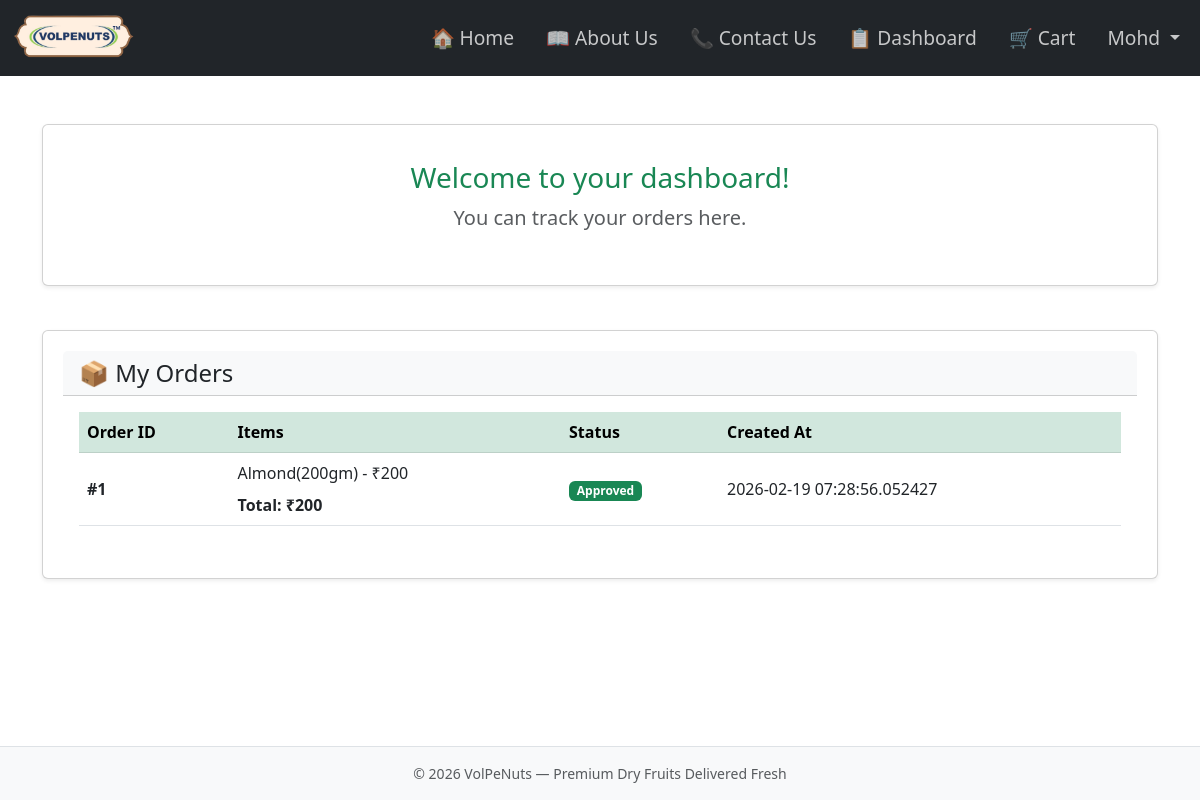
The page /dashboard (signed in) on the database its author committed.
### models.py (models this page shows, shortened)
class Order(db.Model):
    __tablename__ = "orders"
    id = db.Column(db.Integer, primary_key=True)
    user_id = db.Column(db.Integer, nullable=False)
    user_name = db.Column(db.String(100), nullable=False)
    user_address = db.Column(db.String(200), nullable=False)
    phone_number = db.Column(db.String(20), nullable=False)
    items = db.Column(db.JSON, nullable=False) # store cart items as JSON
    status = db.Column(db.String(20), default="Pending") # Pending, Approved, Cancelled
    created_at = db.Column(db.DateTime, default=datetime.utcnow)

### user_routes.py (the view)
@user_bp.route("/dashboard")
def dashboard():
    user_id = session.get("user_id")
    if not session.get("user_logged_in"):
        flash("Please log in first.", "warning")
        return redirect(url_for("user_bp.user_login"))
    orders = Order.query.filter_by(user_id=user_id).order_by(Order.created_at.desc()).all()
    for order in orders:
        order.total_price = sum(int(item["price"]) for item in order.items)
    return render_template("user_dashboard.html", orders=orders)

### app.py (called while the page is built)
@app.context_processor
def inject_cart():
    return inject_cart_count()

### utils.py (called while the page is built)
def inject_cart_count():
    user_id = session.get("user_id")
    cart_key = f"cart_{user_id}" if user_id else "cart"
    cart = session.get(cart_key, [])
    return dict(cart_count=len(cart))

### templates/user_dashboard.html
{% extends "base.html" %}
{% block content %}
<div class="container mt-5">
  <div class="card shadow-sm mb-4 w-100">
    <div class="card-body text-center">
      <h3 class="text-success mb-2">Welcome to your dashboard!</h3>
      <p class="text-muted fs-5">
        You can track your orders here.
      </p>
    </div>
  </div>
  <div class="card shadow-sm w-100">
    <div class="card-header bg-light">
      <h4 class="mb-0">📦 My Orders</h4>
    </div>
    <div class="card-body">
      {% if orders %}
        <div class="table-responsive">
          <table class="table table-hover align-middle">
            <thead class="table-success">
              <tr>
                <th>Order ID</th>
                <th>Items</th>
                <th>Status</th>
                <th>Created At</th>
              </tr>
            </thead>
            <tbody>
              {% for order in orders %}
              <tr>
                <td><strong>#{{ order.id }}</strong></td>
                <td>
                  <ul class="list-unstyled mb-0">
                    {% set total = 0 %}
                    {% for item in order.items %}
                      <li>
                        {{ item.item }}({{ item.weight }}) - ₹{{ item.price }}
                      </li>
                    {% endfor %}
                    <li class="fw-bold mt-2">Total: ₹{{ order.total_price }}</li>
                  </ul>
                </td>
                <td>
                  {% if order.status == "Pending" %}
                    <span class="badge bg-warning text-dark">Pending</span>
                  {% elif order.status == "Approved" %}
                    <span class="badge bg-success">Approved</span>
                  {% else %}
                    <span class="badge bg-danger">Cancelled</span>
                  {% endif %}
                </td>
                <td>{{ order.created_at }}</td>
              </tr>
              {% endfor %}
            </tbody>
          </table>
        </div>
      {% else %}
        <div class="alert alert-info text-center mb-0">
          You have no orders yet.
        </div>
      {% endif %}
    </div>
  </div>
</div>
{% endblock %}

### templates/base.html (shortened to what this page needs)
<!DOCTYPE html>
<html lang="en">
<head>
  <link rel="stylesheet" href="{{ url_for('static', filename='style.css') }}">
  <link href="https://cdn.jsdelivr.net/npm/bootstrap@5.3.0/dist/css/bootstrap.min.css" rel="stylesheet">
</head>
<body class="d-flex flex-column min-vh-100">
  <nav class="navbar navbar-expand-lg navbar-dark bg-dark fixed-top">
  <div class="container-fluid">
    <a class="navbar-brand" href="{{ url_for('index') }}">
      <img src="{{ url_for('static', filename='images/logo_volpenuts.png') }}" alt="VolPeNuts Logo" height="50">
    </a>
    <div class="collapse navbar-collapse" id="navbarNav">
      <ul class="navbar-nav ms-auto d-flex gap-3">
        <li class="nav-item">
          <a class="nav-link" href="{{ url_for('index') }}">🏠 Home</a>
        </li>
        <li class="nav-item">
          <a class="nav-link" href="{{ url_for('about') }}">📖 About Us</a>
        </li>
        <li class="nav-item">
            <a class="nav-link" href="{{ url_for('contact') }}">📞 Contact Us</a>
        </li>
        {% if not session.get("user_logged_in") %}
          <li class="nav-item">
            <a class="nav-link" href="{{ url_for('user_bp.user_login') }}">🔐 Login</a>
          </li>
          <li class="nav-item">
            <a class="nav-link" href="{{ url_for('cart_bp.cart') }}">
              🛒 Cart{% if cart_count > 0 %} ({{ cart_count }}){% endif %}
            </a>
          </li>
        {% else %}
          <li class="nav-item">
            <a class="nav-link" href="{{ url_for('user_bp.dashboard') }}">📋 Dashboard</a>
          </li>
          <li class="nav-item">
            <a class="nav-link" href="{{ url_for('cart_bp.cart') }}">
              🛒 Cart{% if cart_count > 0 %} ({{ cart_count }}){% endif %}
            </a>
          </li>
          <li class="nav-item dropdown">
            <a class="nav-link dropdown-toggle" href="#" id="userDropdown"
               role="button" data-bs-toggle="dropdown" aria-expanded="false">
              {{ session.get("username").capitalize() }}
            </a>
          </li>
        {% endif %}
      </ul>
    </div>
  </div>
</nav>
  {% block content %}{% endblock %}
<footer class="bg-light text-center py-3 mt-auto border-top">
    <p class="mb-0 text-muted">© 2026 VolPeNuts — Premium Dry Fruits Delivered Fresh</p>
  </footer>
</body>
</html>

### static/style.css (style rules this page uses)
body { font-family: Arial, sans-serif; text-align: center; background-color: #f8f8f8; padding-top: 60px; }
.container { display: flex; justify-content: center; gap: 20px; margin-top: 30px; flex-wrap: wrap; }
.card { background-color: #fff; padding: 20px; border-radius: 10px; box-shadow: 0 4px 12px rgba(0,0,0,0.1); width: 220px; transition: transform 0.2s ease, box-shadow 0.2s ease; }
footer { text-align: center; margin-top: 40px; padding: 20px; background-color: #f8f8f8; color: #333; font-size: 14px; border-top: 1px solid #ccc; }
.navbar-nav .nav-link { color: rgba(255,255,255,0.75); font-weight: 500; transition: color 0.2s ease; }

### templates/base.html (style rules this page uses)
.navbar-nav .nav-link { font-size: 1.2rem; padding: 0.5rem 1rem; }

### rows shown on the page
Order: get "Mohd", id "1", item "Almond", weight "200gm", price "200", total_price "200", status "Approved", created_at "2026-02-19 07:28:56.052427"
